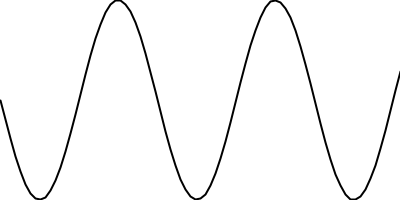
Frame 1 (no input)
Frame 60 (the mouse pressed at the canvas centre just before this capture): identical to frame 1, image omitted
Frame 120 (the mouse held since frame 60 and released just before this capture): identical to frame 1, image omitted

The Processing sketch that drew this single still picture (run headless with seeded random() and noise(); from frame 60 on, the mouse is pressed at the canvas centre):

// Processing sketch: StaticWave
// ── StaticWave.pde
float angle = 0;
float aVelocity = 0.2;
float amplitude = 100;

void setup(){
    size(400, 200);
    background(255);

    stroke(0);
    strokeWeight(2);
    noFill();

    beginShape();

    for(int x = 0; x <= width; x +=5){
        float y = map(sin(angle), -1, 1, 0, height);
        vertex(x, y);
        angle += aVelocity;
    }

    endShape();
}


void draw(){
}
